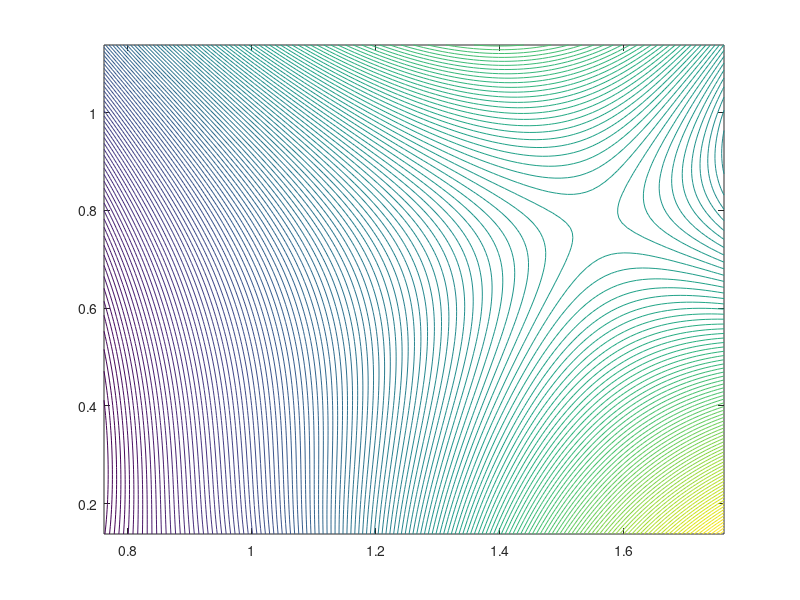

Write MATLAB code to recreate this figure.
clear all;  clc;  close all;
clear variables; clear all;  clc;  close all;
h=0.5;
g=1.5;
ai=0.355028;
aip=-0.258819;
R=100;
d=2;
tol = 0.00001; % Convergence tolerance!
K0=((3*(d-h))./(4*g*(h^3))).^(1/3); % initial value 
varr=0.01; 
tolerance = 0.000001; %7 digit accuracy is desired
maxIterations = 100; %Don't allow the iterations to continue indefinitely
for n = 1 : maxIterations
    K=K0;
    y = i.*(d-h) - ((4.*(K.^3).*(h^3).*g)./3) - ( (3.*(K.^2).*(h.^3).*aip+(4*(h.^2).*((i.*K).^(5/3)).*ai)).*((i^(1/3).*(K.^(4/3))+(3*aip)))  +  ((K.^3).*(h.^3).*aip+((3/2).*(i^(5/3)).*(h^2).*(K.^(8/3)).*ai)).*((4/3).*((i.*K).^(1/3)))  )./((i.^(1/3)).*(K.^(4/3))+(3*aip)).^2 ; 
    K=K0+ varr ;
    fp =  i.*(d-h) - ((4.*(K.^3).*(h^3).*g)./3) - ( (3.*(K.^2).*(h.^3).*aip+(4*(h.^2).*((i.*K).^(5/3)).*ai)).*((i^(1/3).*(K.^(4/3))+(3*aip)))  +  ((K.^3).*(h.^3).*aip+((3/2).*(i^(5/3)).*(h^2).*(K.^(8/3)).*ai)).*((4/3).*((i.*K).^(1/3)))  )./((i.^(1/3)).*(K.^(4/3))+(3*aip)).^2 ; 
    yprime= (fp - y)./varr;
    K1 = K0 - (y./yprime); %Do Newton's computation
    if(abs(K1 - K0) <= tolerance) %If the result is within the desired tolerance
        break; %Done, so leave the loop
    end
    K0 = K1 %Update K0 to start the process again
    x=real(K0);
    y=imag(K0);
    XX=linspace(x-0.5,x+0.5,100);
    YY=linspace(y-0.5,y+0.5,100);
    [X,Y] = meshgrid(XX,YY);
    a=-(i.*(X+(i.*Y)).*h)-(g.*((X+(i.*Y)).^4).*(h^3))./3 -(((X+(i.*Y)).^3).*(h.^3).*aip +((3/2).*(i^(5/3)).*(h^2).*((X+(i.*Y)).^(8/3)).*ai) )./((i^(1/3)).*((X+(i.*Y)).^(4/3))+(3*aip));
    Nk= a + i.*(X+ i*Y).* d;
    z=real(Nk);
    z=imag(Nk);
end
contour(XX,YY,z,150)